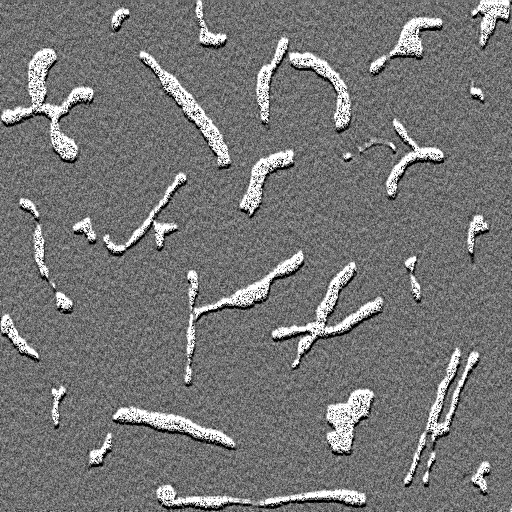
%> input picture Exercise/11603990329_zq_3/11603990329_3_5/image/image.png, 512 x 512 px
$ octave main.m   (GNU Octave 9; MATLAB toolbox functions it lacks are replaced by stand-ins)
%> lines starting %> are read from the running program, lines starting %| are printed output that depends on the picture; in (x1, y1, x2, y2) boxes, pixels count from 0 and x2, y2 are one past the last pixel; in counts of white or black regions, pixels touching at a corner belong together; the program's own positions count from 1
### Exercise/11603990329_zq_3/11603990329_3_5/tofloat.m
function [out, revertclass] = tofloat(in)
%TOFLOAT Convert image to floating point
% [OUT, REVERTCLASS] = TOFLOAT(IN) converts the input image into
% floating-point. If IN is a double or single image, then OUT equals IN.
% Otherwise, OUT equals IM2SINGLE(IN). REVERTCLASS is a function handle
% that can be used to convert back to the class of IN.

identity = @(X) X;
tosingle = @im2single;

table = {'uint8', tosingle, @im2uint8
    'uint16', tosingle, @im2uint16
    'int16', tosingle, @im2int16
    'logical', tosingle, @logical
    'double', identity, identity
    'single', identity, identity};

classIndex = find(strcmp(class(in), table(:,1)));

if isempty(classIndex)
    error('Unsupported input image class.');
end

out = table{classIndex, 2}(in);

revertclass = table{classIndex, 3};

### Exercise/11603990329_zq_3/11603990329_3_5/main.m
f = imread('image/image.png');
%> f is the input picture: size 512x512 uint8; min 0, max 255, mean 118.3

count = 0;
T = mean2(f);
%> T = 118.3
done = false;
while ~done
    count = count + 1;
    g = f > T;
    Tnext = 0.5*(mean(f(g)) + mean(f(~g)));
    done = abs(T - Tnext) < 0.5;
    T = Tnext;
end
%> this loop made 12 passes
%> (Tnext, done, T) on passes 1 to 12: (123.5, false, 123.5), (128.3, false, 128.3), (133.4, false, 133.4), (138.7, false, 138.7), (144.2, false, 144.2), (150.8, false, 150.8), (157.4, false, 157.4), (163.8, false, 163.8), (167.7, false, 167.7), (169.6, false, 169.6), (170.3, false, 170.3), (170.6, true, 170.6)
%> pass 1, `g = f > T;`:
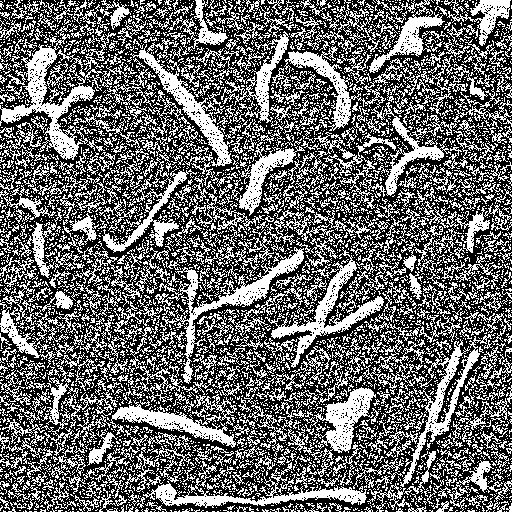
%> g: size 512x512 logical; 41.2% white in thin lines or dots
%> pass 2, `g = f > T;`:
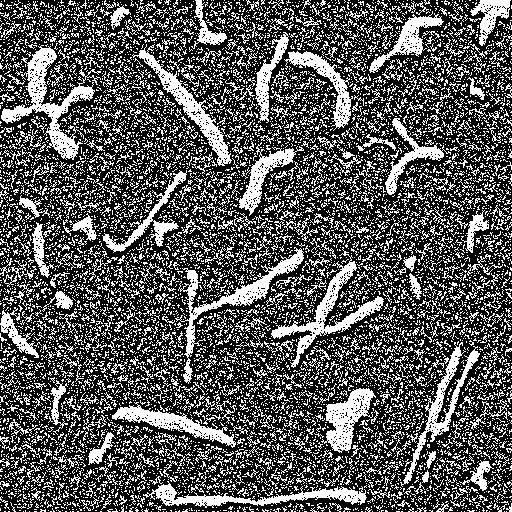
%> g: size 512x512 logical; 34.1% white in thin lines or dots
%> pass 3, `g = f > T;`:
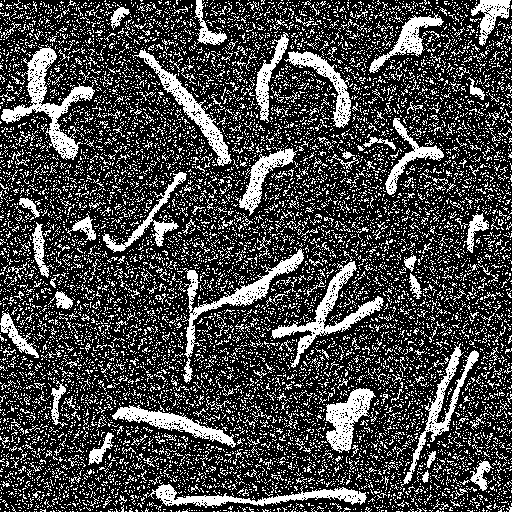
%> g: size 512x512 logical; 27.9% white in thin lines or dots
%> after the loop, count = 12
g1 = im2bw(f, T/255);
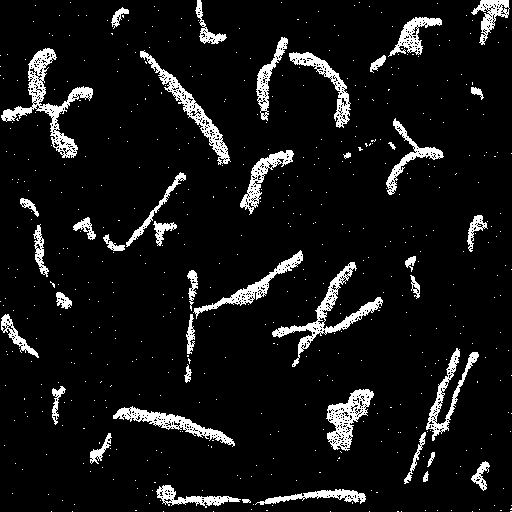
%> g1: size 512x512 logical; 7.9% white; 536 white regions (494 under 20 px), largest, box (x1, y1, x2, y2) and area: (1, 48, 93, 158) 1975, (272, 262, 383, 367) 1627, (140, 50, 231, 165) 1347

[T, SM] = graythresh(f);
%> T = 0.667; SM = 0.601

g2 = im2bw(f, T);

f1 = tofloat(f);
[Tf, SMf] = graythresh(f1);
%> Tf = 0.667; SMf = 0.601
g3 = im2bw(f1, Tf);

figure;
subplot(2, 2, 1); imshow(f); title('原始图像');
subplot(2, 2, 2); imshow(g1); title('全局阈值处理方法');
subplot(2, 2, 3); imshow(g2); title('Otsu方法');
subplot(2, 2, 4); imshow(g3); title('拉普拉斯算子边缘改进的全局阈值');
